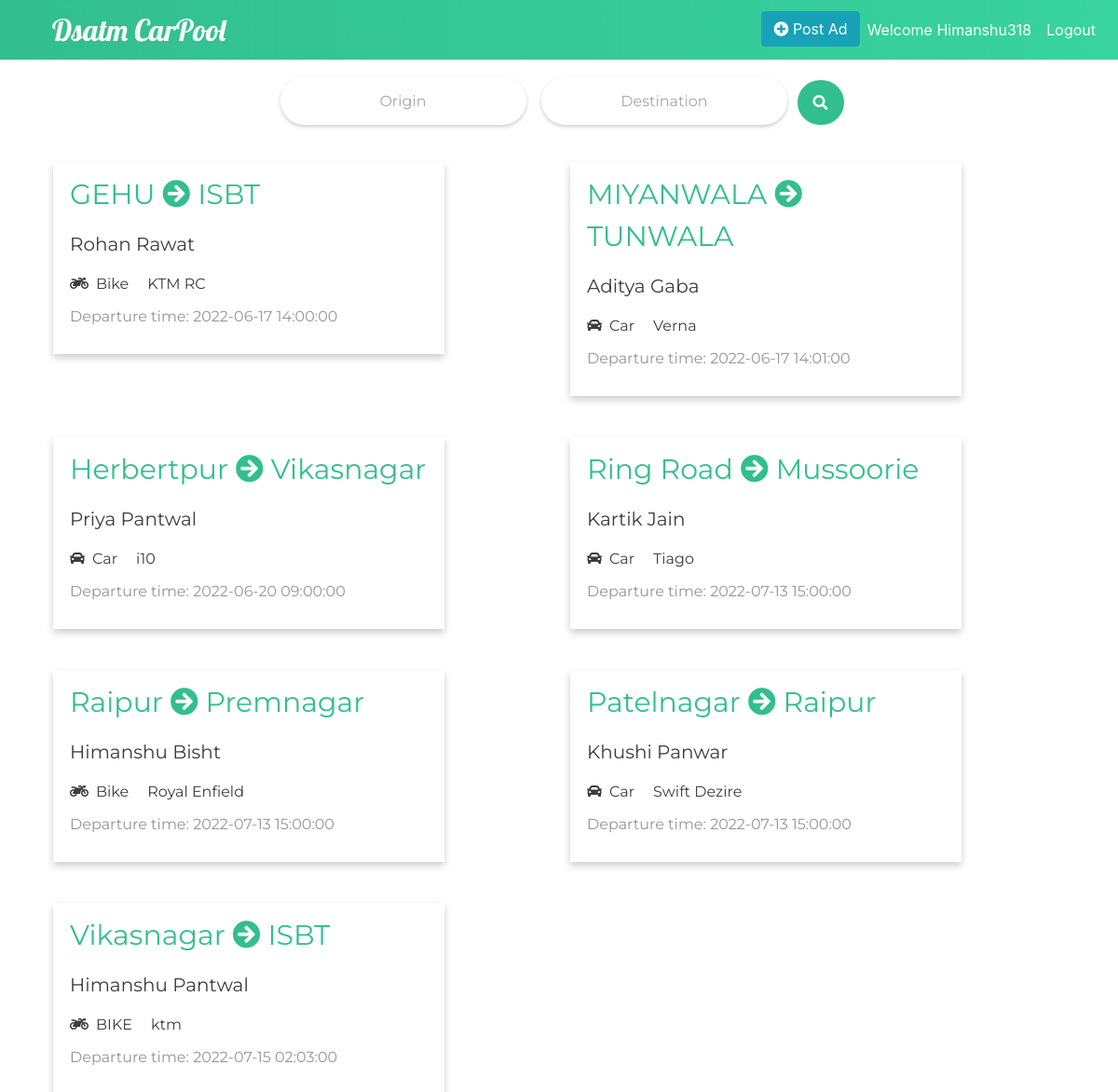
The app's page /index.php (signed in) with its own data.
### tables this page shows
CREATE TABLE `route_details` (
  `ad_id` int(10) NOT NULL,
  `origin` varchar(255) NOT NULL,
  `destination` varchar(255) NOT NULL,
  `departure_time` datetime NOT NULL
);

CREATE TABLE `user` (
  `id` int(10) NOT NULL,
  `username` varchar(255) NOT NULL,
  `name` varchar(255) NOT NULL,
  `password` varchar(255) NOT NULL
);

CREATE TABLE `vehicle_details` (
  `ad_id` int(10) NOT NULL,
  `vehicle_type` varchar(255) NOT NULL,
  `vehicle_name` varchar(255) NOT NULL,
  `vehicle_no` varchar(255) NOT NULL,
  `seats` int(1) NOT NULL
);

### index-server.php (called while the page is built)
<?php
$db = mysqli_connect('localhost','root','','carpool');
$list_query = "Select a.origin, a.destination, a.departure_time, b.vehicle_type, b.vehicle_name, c.name, d.ad_id
from route_details a, vehicle_details b, user c, ad_details d
where a.ad_id = b.ad_id and d.id = c.id and b.ad_id = d.ad_id and d.open_for_booking='y'";
$results = mysqli_query($db, $list_query);
?>

### index.php (the view, shortened to what this page needs)
<?php
include('index-server.php');
?>
<!DOCTYPE html>
<html lang="en">
<head>
    <link type="text/css" rel="stylesheet"
        href="https://stackpath.bootstrapcdn.com/bootstrap/4.3.1/css/bootstrap.min.css">
    <link type="text/css" rel="stylesheet" href="css/style.css">
    <link rel="stylesheet" href="https://cdnjs.cloudflare.com/ajax/libs/font-awesome/5.11.2/css/all.min.css"
 />
</head>
<body>
    <nav class="navbar navbar-expand-md">
        <a class="banner" href="index.php">Dsatm CarPool</a>
        <div class="collapse navbar-collapse">
            <ul class="navbar-nav ml-auto">
                <li class="nav-item">
                    <a href="create-ad.php">
                        <button class="btn btn-info"><i class="fas fa-plus-circle"></i> Post Ad</button>
                    </a>
                </li>
                <li class="nav-item">
                    <a class="nav-link" href="user-history.php">Welcome <?php echo $_SESSION['username']; ?></a>
                </li>
                <li class="nav-item">
                    <a class="nav-link" href="logout.php">
                        Logout
                    </a>
                </li>
            </ul>
        </div>
    </nav>
    <div class="search-bar">
        <form method="POST" action="search-result.php">
            <input type="text" name="search-origin" placeholder="Origin" class="search" id="search-origin">
            <input type="text" name="destination-origin" placeholder="Destination" class="search" id="search-destination">
            <button type="submit" class="btn btn-info search-btn"><i class="fas fa-search"></i></button>
        </form>
    </div>
    <div class="container">
        <div class="list">
            <?php
                while($ads=mysqli_fetch_assoc($results))
                {
            ?>
            <a class="item-link" href="ad-details.php?ad_id=<?=$ads['ad_id'] ?>">
                <div class="item">
                    <p class="route"><?php echo $ads['origin']; ?> <i class="fas fa-arrow-circle-right"></i>
                        <?php echo $ads['destination']; ?></p>
                    <p class="ad-name"><?php echo $ads['name']; ?></p>
                    <div class="vehicle-row">
                        <i class="fas vehicle-icon"></i><span
                            class="vehicle-type"><?php echo $ads['vehicle_type']; ?></span><span
                            class="vehicle-name"><?php echo $ads['vehicle_name']; ?></span>
                    </div>
                    <p class="ad-time">Departure time: <?php echo $ads['departure_time']; ?></p>
                </div>
            </a>
            <?php
                }
            ?>
        </div>
    </div>
</body>
</html>

### css/style.css (style rules this page uses)
* { text-decoration: none; }
.item-link { color: #3C3C3C; text-decoration: none; }
.banner { font-family: "Lobster"; font-size: 32px; color: #fff; margin: 0 40px; text-decoration: none; }
.navbar { background-image: linear-gradient(to right, #32be8f, #38d39f, #32be8f); background-size: 200%; }
.nav-link { color: #fff; }
.search-bar { text-align: center; }
.search { height: 52px; border: none; outline: none; margin: 18px 6px; border-radius: 50px; box-shadow: 0 2px 4px 0 rgba(0, 0, 0, 0.2); padding: 8px; transition: 0.2s; }
.search::placeholder { text-align: center; opacity: 65%; font-family: 'Montserrat'; }
.search-btn { border: none; outline: none; height: 48px; width: 50px; border-radius: 50px; background: #32be8f; }
.item { font-family: "Montserrat"; width: 420px; padding: 12px 18px; margin: 22px 12px; box-shadow: 0 4px 8px 0 rgba(0, 0, 0, 0.2); transition: 0.3s; }
.list { display: grid; grid-template-columns: 50% 50%; }
.route { font-size: 30px; color: #32be8f; }
.ad-name { font-size: 20px; }
.ad-time { opacity: 80%; color: #7B7B7B; }
.vehicle-row { display: block; }
.vehicle-icon { margin-right: 8px; margin-bottom: 16px; }
.vehicle-name { margin-left: 20px; margin-bottom: 16px; }

### records on screen
route_details: origin "GEHU", destination "ISBT", user.name "Rohan Rawat", vehicle_details.vehicle_type "Bike", vehicle_details.vehicle_name "KTM RC", departure_time "2022-06-17 14:00:00"
route_details: origin "MIYANWALA", destination "TUNWALA", user.name "Aditya Gaba", vehicle_details.vehicle_type "Car", vehicle_details.vehicle_name "Verna", departure_time "2022-06-17 14:01:00"
route_details: origin "Herbertpur", destination "Vikasnagar", user.name "Priya Pantwal", vehicle_details.vehicle_type "Car", vehicle_details.vehicle_name "i10", departure_time "2022-06-20 09:00:00"
route_details: origin "Ring Road", destination "Mussoorie", user.name "Kartik Jain", vehicle_details.vehicle_type "Car", vehicle_details.vehicle_name "Tiago", departure_time "2022-07-13 15:00:00"
route_details: origin "Raipur", destination "Premnagar", user.name "Himanshu Bisht", vehicle_details.vehicle_type "Bike", vehicle_details.vehicle_name "Royal Enfield", departure_time "2022-07-13 15:00:00"
route_details: origin "Patelnagar", destination "Raipur", user.name "Khushi Panwar", vehicle_details.vehicle_type "Car", vehicle_details.vehicle_name "Swift Dezire", departure_time "2022-07-13 15:00:00"
route_details: origin "Vikasnagar", destination "ISBT", user.name "Himanshu Pantwal", vehicle_details.vehicle_type "BIKE", vehicle_details.vehicle_name "ktm", departure_time "2022-07-15 02:03:00"

### other values on screen
$_SESSION['username'] "Himanshu318"
